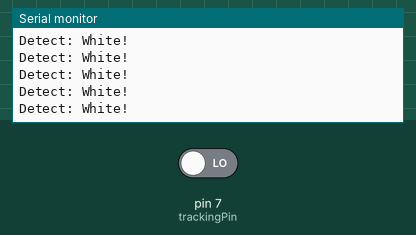
Simulated run of this sketch. Board: Arduino Uno, built with avr-gcc and run on an emulated ATmega328P. Shown: the last lines printed to the serial monitor. The inputs (shaded band) are chosen by the test bench; at power-on: pin 7 (trackingPin) LOW.

Above: at 1.2 s.
1.3 s: pin 7 (trackingPin) driven HIGH
At 2.1 s:
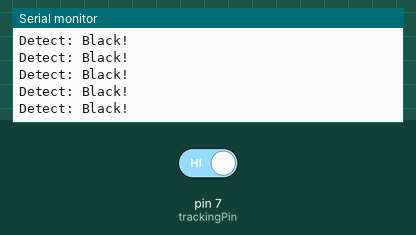
3.2 s: pin 7 (trackingPin) driven LOW
At 3.9 s:
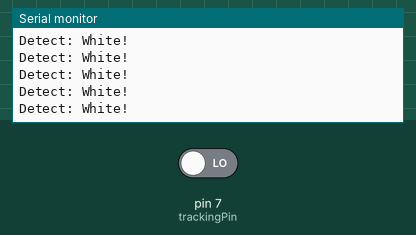
15.2 s: pin 7 (trackingPin) driven HIGH
At 15.7 s:
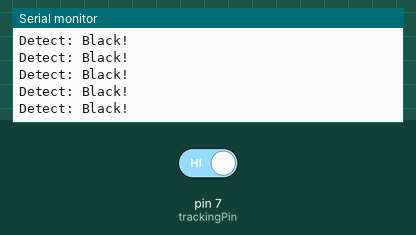

The sketch:

IRsensor.ino
```cpp
const int trackingPin = 7;
bool val;


void setup() {
  pinMode(trackingPin, INPUT);
  Serial.begin(9600);


}

void loop() {
  val = digitalRead(trackingPin);
  // If the sensor senses a high value (Detects black line)
  if(val == HIGH)
  {
  // Print output to Serial Monitor
  Serial.println("Detect: Black!");
  }
  else
  {
  // Otherwise, print opposite output to Serial Monitor
  Serial.println("Detect: White!");
  }

}
```

Measured:
- after the input at 1.3 s, the serial monitor: prints a new line after 0.08 s (image 1)
- after the input at 15.2 s, the serial monitor: prints a new line after 0.08 s (image 3)
